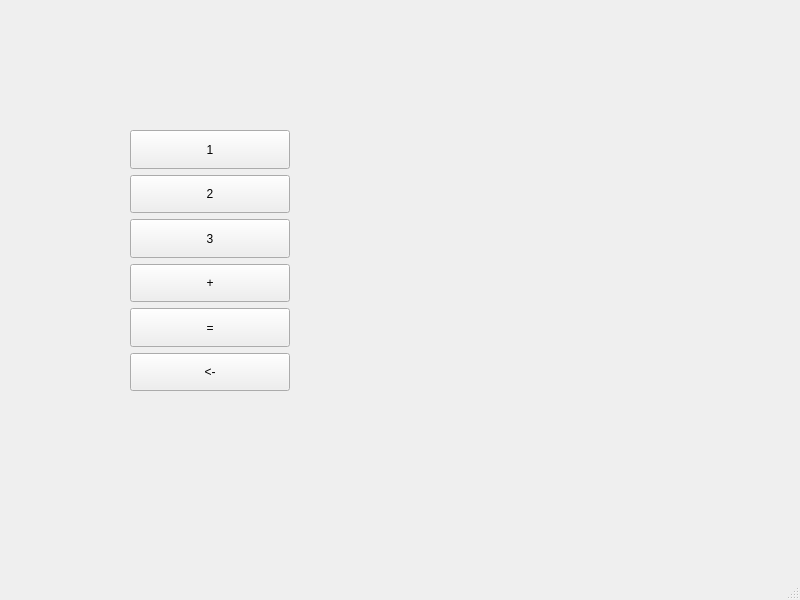
<?xml version="1.0" encoding="UTF-8"?>
<ui version="4.0">
 <class>MainWindow</class>
 <widget class="QMainWindow" name="MainWindow">
  <property name="geometry">
   <rect>
    <x>0</x>
    <y>0</y>
    <width>800</width>
    <height>600</height>
   </rect>
  </property>
  <property name="windowTitle">
   <string>MainWindow</string>
  </property>
  <widget class="QWidget" name="centralwidget">
   <widget class="QWidget" name="verticalLayoutWidget">
    <property name="geometry">
     <rect>
      <x>130</x>
      <y>130</y>
      <width>160</width>
      <height>261</height>
     </rect>
    </property>
    <layout class="QVBoxLayout" name="verticalLayout">
     <item>
      <widget class="QPushButton" name="btn_1">
       <property name="sizePolicy">
        <sizepolicy hsizetype="Preferred" vsizetype="Preferred">
         <horstretch>0</horstretch>
         <verstretch>0</verstretch>
        </sizepolicy>
       </property>
       <property name="text">
        <string>1</string>
       </property>
      </widget>
     </item>
     <item>
      <widget class="QPushButton" name="btn_2">
       <property name="sizePolicy">
        <sizepolicy hsizetype="Preferred" vsizetype="Preferred">
         <horstretch>0</horstretch>
         <verstretch>0</verstretch>
        </sizepolicy>
       </property>
       <property name="text">
        <string>2</string>
       </property>
      </widget>
     </item>
     <item>
      <widget class="QPushButton" name="btn_3">
       <property name="sizePolicy">
        <sizepolicy hsizetype="Preferred" vsizetype="Preferred">
         <horstretch>0</horstretch>
         <verstretch>0</verstretch>
        </sizepolicy>
       </property>
       <property name="text">
        <string>3</string>
       </property>
      </widget>
     </item>
     <item>
      <widget class="QPushButton" name="btn_4">
       <property name="sizePolicy">
        <sizepolicy hsizetype="Preferred" vsizetype="Preferred">
         <horstretch>0</horstretch>
         <verstretch>0</verstretch>
        </sizepolicy>
       </property>
       <property name="text">
        <string>+</string>
       </property>
      </widget>
     </item>
     <item>
      <widget class="QPushButton" name="btn_5">
       <property name="sizePolicy">
        <sizepolicy hsizetype="Preferred" vsizetype="Preferred">
         <horstretch>0</horstretch>
         <verstretch>0</verstretch>
        </sizepolicy>
       </property>
       <property name="text">
        <string>=</string>
       </property>
      </widget>
     </item>
     <item>
      <widget class="QPushButton" name="btn_6">
       <property name="sizePolicy">
        <sizepolicy hsizetype="Preferred" vsizetype="Preferred">
         <horstretch>0</horstretch>
         <verstretch>0</verstretch>
        </sizepolicy>
       </property>
       <property name="text">
        <string>&lt;-</string>
       </property>
      </widget>
     </item>
    </layout>
   </widget>
   <widget class="QLabel" name="label">
    <property name="geometry">
     <rect>
      <x>340</x>
      <y>130</y>
      <width>281</width>
      <height>261</height>
     </rect>
    </property>
    <property name="text">
     <string/>
    </property>
   </widget>
  </widget>
  <widget class="QStatusBar" name="statusbar"/>
 </widget>
 <resources/>
 <connections/>
</ui>
